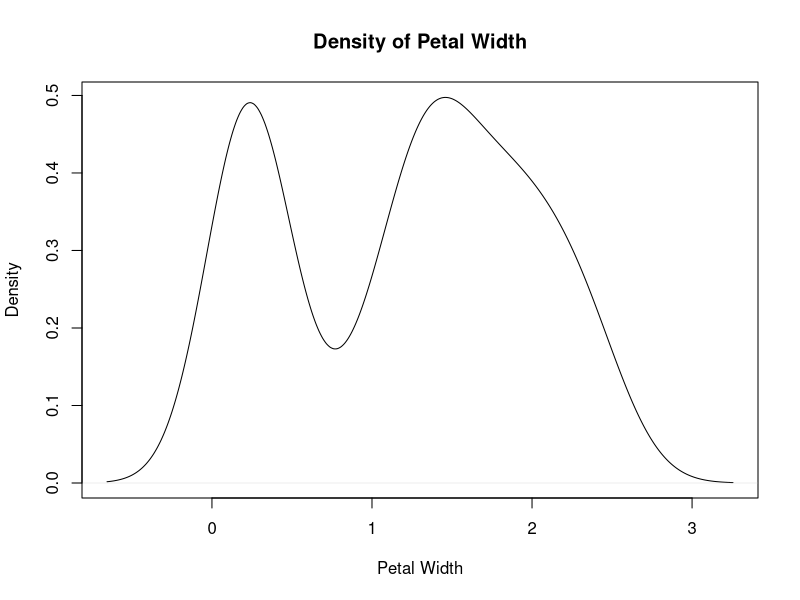

This chart was generated by the following R code:
## ---- chunk 1
y <- density(iris$Petal.Width)
## ---- chunk 2
class(y)
typeof(y)
str(y)
## ---- chunk 3
#| echo: FALSE
plot(y, main = "Density of Petal Width", xlab = "Petal Width")
